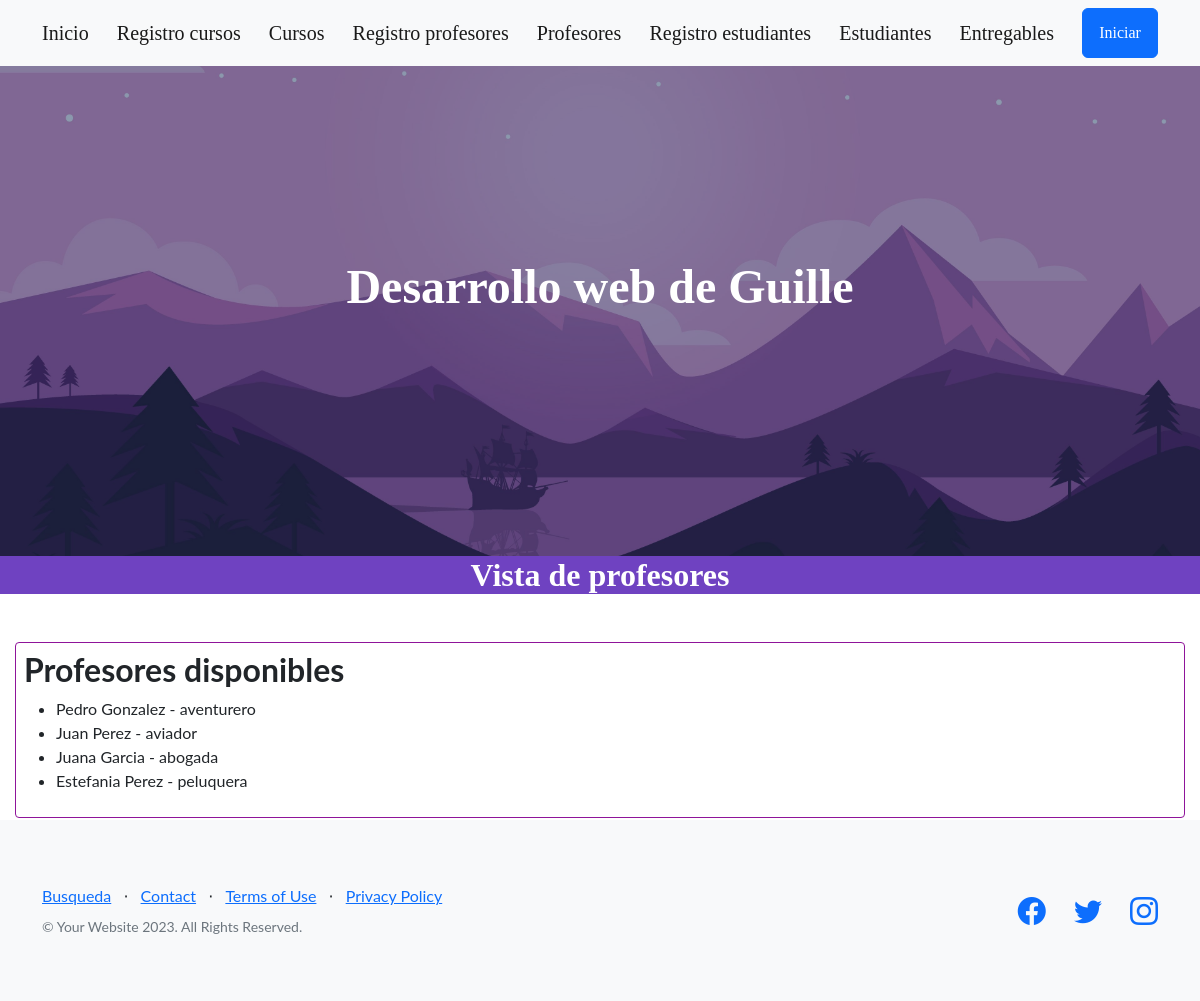
The page /app-coder/profesores/ on the database its author committed.
### AppCoder/models.py (models this page shows, shortened)
class Profesor(models.Model):
    nombre = models.CharField(max_length=30)
    apellido = models.CharField(max_length=30)
    email = models.EmailField()
    profesion = models.CharField(max_length=30)
    curso = models.ManyToManyField(Curso)

### AppCoder/views.py (the view)
# urls.py: path('profesores/', profesores, name="profesores"),
def profesores(self):
    lista = Profesor.objects.all()
    return render(self, "profesores.html", {"lista_profesores": lista})

### AppCoder/templates/profesores.html
{% extends 'BASE.html' %}
{% load static %}
{% block contenidoQueCambia %}
<div style="background: #6f42c1;">
    <div class="text-center text-white">
        <div style="font-family: ubuntu-bold;">
            <h2 class="mb-5">Vista de profesores</h2>
        </div>
    </div>
</div>
    <div style="padding: 8px; border-radius: 4px; border: 1px solid #8f149a; box-sizing: border-box; margin-bottom: 2px; margin-left: 15px; margin-Right: 15px;">
        <h2>Profesores disponibles</h2>
        <ul>
        {% for profesor in lista_profesores %}
        <li>{{profesor.nombre}} {{profesor.apellido}} - {{profesor.profesion}}</li>
        {% endfor %}
        </ul>
</div>
{% endblock contenidoQueCambia %}

### rows shown on the page
Profesor: nombre "Pedro", apellido "Gonzalez", profesion "aventurero"
Profesor: nombre "Juan", apellido "Perez", profesion "aviador"
Profesor: nombre "Juana", apellido "Garcia", profesion "abogada"
Profesor: nombre "Estefania", apellido "Perez", profesion "peluquera"
